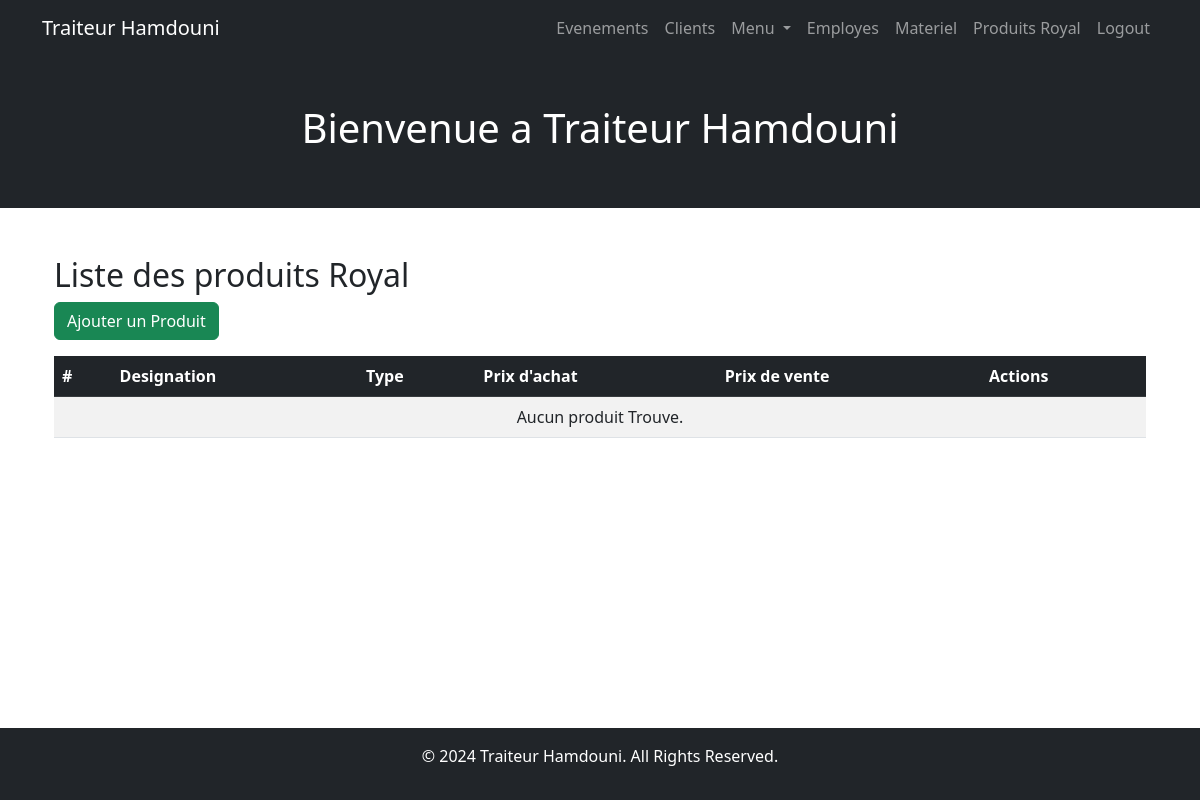
The page /products/ (signed in) on the database as committed earlier.
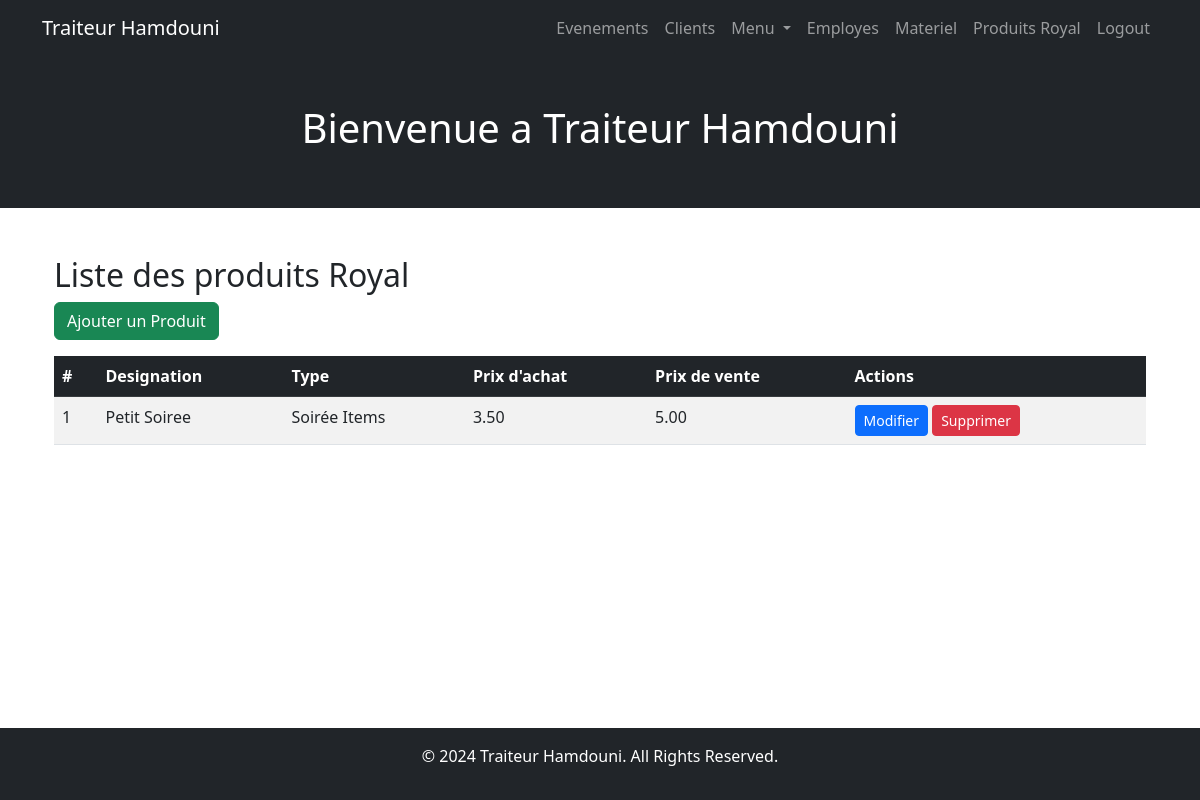
The same page on the database as committed later.
### products/models.py (models this page shows, shortened)
class Product(models.Model):
    PRODUCT_TYPES = [
        ('sweet', 'Sweets'),
        ('salted', 'Salted'),
        ('cake', 'Cakes'),
        ('soire', 'Soirée Items'),
    ]
    name = models.CharField(max_length=255, verbose_name="Product Name")
    type = models.CharField(max_length=50, choices=PRODUCT_TYPES, verbose_name="Product Type")
    purchase_price = models.DecimalField(max_digits=10, decimal_places=2, verbose_name="Purchase Price")
    selling_price = models.DecimalField(max_digits=10, decimal_places=2, verbose_name="Selling Price")

### products/views.py (the view)
# urls.py: path('', product_list, name='product_list'),  # List all products
def product_list(request):
    products = Product.objects.all()
    return render(request, "products/product_list.html", {"products": products})

### products/templates/products/product_list.html (shortened to what this page needs)
{% extends 'base.html' %}
{% block content %}
<div class="container mt-4">
    <h2>Liste des produits Royal</h2>
    <a href="{% url 'products:add_product' %}" class="btn btn-success mb-3">Ajouter un Produit</a>
    <table class="table table-striped">
        <thead class="table-dark">
            <tr>
                <th>#</th>
                <th>Designation</th>
                <th>Type</th>
                <th>Prix d'achat</th>
                <th>Prix de vente</th>
                <th>Actions</th>
            </tr>
        </thead>
        <tbody>
            {% for product in products %}
            <tr>
                <td>{{ forloop.counter }}</td>
                <td>{{ product.name }}</td>
                <td>{{ product.get_type_display }}</td>
                <td>{{ product.purchase_price }}</td>
                <td>{{ product.selling_price }}</td>
                <td>
                    <a href="{% url 'products:edit_product' product.id %}" class="btn btn-sm btn-primary">Modifier</a>
                    <form method="post" action="{% url 'products:delete_product' product.id %}" style="display:inline;">
                        <button type="submit" class="btn btn-sm btn-danger">Supprimer</button>
                    </form>
                </td>
            </tr>
            {% empty %}
            <tr>
                <td colspan="6" class="text-center">Aucun produit Trouve.</td>
            </tr>
            {% endfor %}
        </tbody>
    </table>
</div>
{% endblock %}

Rows that differ between the two databases and show on the page:
added Product: name "Petit Soiree", type "Soirée Items", purchase_price "3.50", selling_price "5.00"
Other text that changed with them:
text no longer shown: "Aucun produit Trouve."
